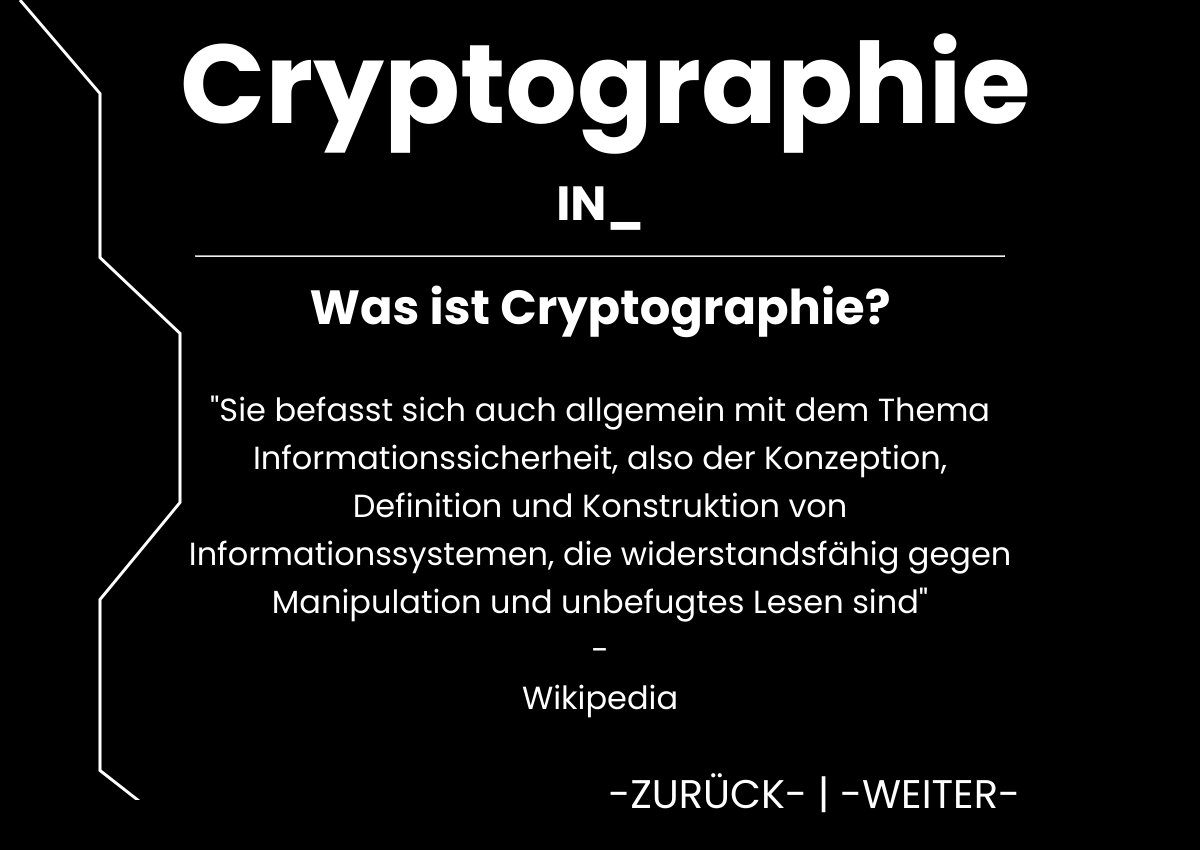
The page / on the database its author committed.
### tables this page shows
CREATE TABLE `content` (
  `ID` int(11) NOT NULL,
  `HEADLINE` text NOT NULL,
  `FUN_LINE` text NOT NULL,
  `CONTENT` text NOT NULL
);

### index.php (called while the page is built)
<?php
include 'header.php';
include 'content.php';
include 'footer.php';
 ?>

### content.php (the view)
<div class="c">
  <?php
  $sql_server = "127.0.0.1";
  $sql_user = "root";
  $sql_pwd = "";
  $sql_link = mysqli_connect($sql_server, $sql_user, $sql_pwd)
   or die("Keine Verbindung möglich: " . mysqli_error());
   mysqli_select_db($sql_link, "content") ;
   $query = "SELECT * FROM content";
   $result = mysqli_query($sql_link, $query) or die("Anfrage fehlgeschlagen: " . mysql_error());
   while ($line = mysqli_fetch_array($result, MYSQLI_ASSOC)) {
     $content = html_entity_decode($line['CONTENT']);
         echo '<section class="content_section">
           <h1>'.$line['HEADLINE'].'</h1>
           <h2 class="animated" animated="'.$line['FUN_LINE'].'" sec="120" index="0" subindex="0" hold="500" reverse="50">ss</h2>
           <hr>
           '.$content.'
           <p class="menu"> <span onclick="switchPage(-1)">-ZURÜCK-</span> | <span onclick="switchPage(+1)">-WEITER-</span> </p>
         </section>';
   }
   ?>
</div>

### header.php (shortened to what this page needs)
<!DOCTYPE html>
<html lang="en" dir="ltr">
  <head>
    <link rel="stylesheet" href="css/style.css">
  </head>
  <body>

### footer.php (shortened to what this page needs)
</body>
</html>

### css/style.css (style rules this page uses)
section { min-height: 100% !important; }
* { margin: 0; font-family: "Poppins", sans-serif; color: white; }
section { padding-left: 15%; padding-right: 15%; min-height: 100vh !important; }
section h1 { text-align: center; font-size: 7em; }
section h2 { text-align: center; font-size: 3em; }
section p { text-align: left; font-size: 1.7em; margin-top: 5%; margin-bottom: 5%; word-wrap: break-word; }
section p.comment { text-align: center; font-size: 2em; }
section p.menu { margin-top: 3%; text-align: right; font-size: 2.5em; -webkit-touch-callout: none; -webkit-user-select: none; -khtml-user-select: none; -moz-user-select: none; -ms-user-select: none; user-select: none; }
section hr { margin: 15px; }
body { background: #000; margin: 0; }
svg { position: absolute; overflow: hidden; height: 100vh; }

### rows shown on the page
content: HEADLINE "Cryptographie", CONTENT "Was ist Cryptographie? \"Sie befasst sich auch allgemein mit dem Thema Informationssicherheit, also der Konzeption, Definition und Konstruktion von Informationssystemen, die widerstandsfähig gegen Manipulation und unbefugtes Lesen sind\" - Wikipedia"
